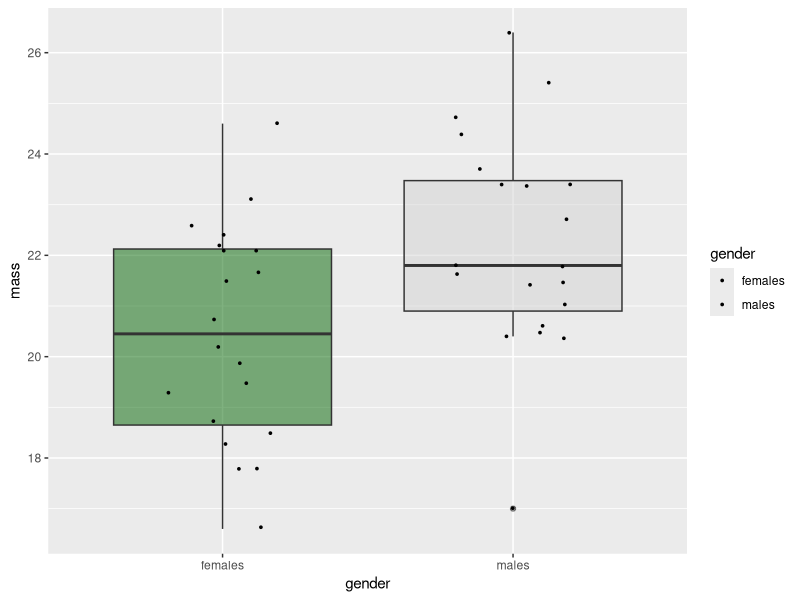

Write the R code that produced this figure.
##Add directories to project

dir.create("data_raw")
dir.create("data_processed")
dir.create("analysis")
dir.create("figures")

##import data
chaff <- read.table("data_raw/chaff.txt", header = T)

##Tidy data
library(tidyverse)
chaff2 <- pivot_longer(data = chaff, 
                       cols = everything(),
                       names_to = "gender",
                       values_to = "mass")

##save tidy data to file
file <- "data_processed/chaff_tidy.txt"
write.table(chaff2, 
            file, 
            quote = FALSE,
            row.names = FALSE)

##summarise the data
str(chaff2)
chaff2 %>% group_by(gender) %>% 
  summarise(mean = mean(mass),
            n = length(n),
            sd = sd(mass))

##analysis to see if there is a difference in mean between genders
t.test(data = chaff2,
       mass ~ gender,
       var.equal = T)

##t test shows females have a significantly lower mass than males



##create a figure for chaff2
library(ggplot2)

fig1 <- ggplot(chaff2, aes(gender, mass, fill = gender)) +
         geom_boxplot(alpha = 0.5, fill = c("darkgreen", "lightgray")) +
         geom_jitter(colour = "black",size = 0.6,width = 0.2)


# figure saving settings
units <- "in"  
fig_w <- 3.5
fig_h <- fig_w
dpi <- 300
device <- "tiff" 

ggsave("figures/fig1.tiff",
       plot = fig1,
       device = device,
       width = fig_w,
       height = fig_h,
       units = units,
       dpi = dpi)







